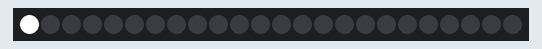
Bench run of a sketch on a simulated ESP32. Shown: 24 RGB LEDs in strip order, left to right. What the sketch prints to the serial monitor is not drawn.

Above: at 3.1 s.
At 12.5 s:
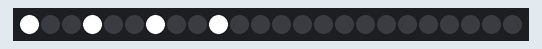
At 14.3 s:
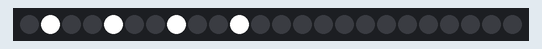
At 16.1 s:
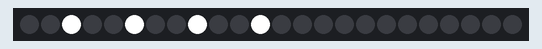
At 23.9 s:
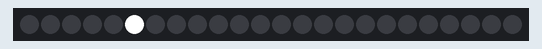
At 30.9 s:
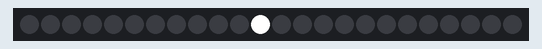

Measured:
- what the display in image 1 shows lasts 1.5 s, from 12.5 s to 14.0 s
- what the display in image 4 shows lasts 1.0 s, from 23.9 s to 24.9 s

The sketch:

TLC5947_LED_Test.ino
```cpp
/*
 * TLC5947 LED Driver - Simple Test Code
 *
 * Tests all 12 traffic light LEDs (4 lanes × 3 colors)
 * Cycles through each channel with full brightness
 *
 * Hardware:
 * - ESP32 DevKit
 * - TLC5947 24-channel PWM driver
 * - 12 LEDs (Red, Yellow, Green for 4 lanes)
 *
 * Wiring:
 * ESP32 GPIO 13 (MOSI) → TLC5947 DIN
 * ESP32 GPIO 14 (SCK)  → TLC5947 CLK
 * ESP32 GPIO 15       → TLC5947 LAT
 * ESP32 5V            → TLC5947 VCC
 * ESP32 GND           → TLC5947 GND
 */

#include <Adafruit_TLC5947.h>

// TLC5947 Configuration
#define TLC_NUM_BOARDS 1    // Using 1 chip (24 channels)
#define TLC_DATA_PIN 13     // DIN (MOSI)
#define TLC_CLOCK_PIN 14    // CLK (SCK)
#define TLC_LATCH_PIN 15    // LAT

// Create TLC5947 object
Adafruit_TLC5947 tlc = Adafruit_TLC5947(TLC_NUM_BOARDS, TLC_CLOCK_PIN, TLC_DATA_PIN, TLC_LATCH_PIN);

// LED Brightness (0-4095 for 12-bit PWM)
#define BRIGHTNESS_FULL 4095
#define BRIGHTNESS_DIM  1024
#define BRIGHTNESS_OFF  0

// Channel mapping for 4 lanes
// Lane ONE: Channels 0, 1, 2 (Red, Yellow, Green)
// Lane TWO: Channels 3, 4, 5 (Red, Yellow, Green)
// Lane THREE: Channels 6, 7, 8 (Red, Yellow, Green)
// Lane FOUR: Channels 9, 10, 11 (Red, Yellow, Green)

void setup() {
  Serial.begin(115200);
  delay(1000);

  Serial.println("\n╔════════════════════════════════════════════╗");
  Serial.println("║  TLC5947 LED Driver Test                  ║");
  Serial.println("║  Testing 12 Traffic Light Channels        ║");
  Serial.println("╚════════════════════════════════════════════╝\n");

  // Initialize TLC5947
  Serial.println("🔧 Initializing TLC5947...");
  tlc.begin();

  // Turn off all LEDs initially
  for (int i = 0; i < 24; i++) {
    tlc.setPWM(i, BRIGHTNESS_OFF);
  }
  tlc.write();

  Serial.println("✅ TLC5947 initialized successfully!");
  Serial.println("\n📍 Channel Mapping:");
  Serial.println("   Lane ONE:   Ch0=Red, Ch1=Yellow, Ch2=Green");
  Serial.println("   Lane TWO:   Ch3=Red, Ch4=Yellow, Ch5=Green");
  Serial.println("   Lane THREE: Ch6=Red, Ch7=Yellow, Ch8=Green");
  Serial.println("   Lane FOUR:  Ch9=Red, Ch10=Yellow, Ch11=Green");
  Serial.println("\n🔄 Starting sequential test...\n");

  delay(2000);
}

void loop() {
  // Test Mode 1: Sequential channel test (one at a time)
  sequentialTest();

  delay(1000);

  // Test Mode 2: All reds, then all yellows, then all greens
  colorGroupTest();

  delay(1000);

  // Test Mode 3: Traffic light sequence per lane
  trafficSequenceTest();

  delay(1000);

  // Test Mode 4: Brightness fade test
  brightnessTest();

  delay(2000);
}

// Test each channel one by one
void sequentialTest() {
  Serial.println("═══ Test 1: Sequential Channel Test ═══");

  for (int channel = 0; channel < 12; channel++) {
    // Turn on current channel
    tlc.setPWM(channel, BRIGHTNESS_FULL);
    tlc.write();

    // Print which LED is on
    int lane = channel / 3;
    int color = channel % 3;

    Serial.print("Channel ");
    Serial.print(channel);
    Serial.print(": Lane ");

    switch(lane) {
      case 0: Serial.print("ONE   "); break;
      case 1: Serial.print("TWO   "); break;
      case 2: Serial.print("THREE "); break;
      case 3: Serial.print("FOUR  "); break;
    }

    switch(color) {
      case 0: Serial.println("RED    ✓"); break;
      case 1: Serial.println("YELLOW ✓"); break;
      case 2: Serial.println("GREEN  ✓"); break;
    }

    delay(500);

    // Turn off current channel
    tlc.setPWM(channel, BRIGHTNESS_OFF);
    tlc.write();
    delay(200);
  }

  Serial.println();
}

// Test all LEDs of same color together
void colorGroupTest() {
  Serial.println("═══ Test 2: Color Group Test ═══");

  // All REDS
  Serial.println("All RED LEDs ON (Channels 0, 3, 6, 9)");
  tlc.setPWM(0, BRIGHTNESS_FULL);   // Lane ONE Red
  tlc.setPWM(3, BRIGHTNESS_FULL);   // Lane TWO Red
  tlc.setPWM(6, BRIGHTNESS_FULL);   // Lane THREE Red
  tlc.setPWM(9, BRIGHTNESS_FULL);   // Lane FOUR Red
  tlc.write();
  delay(1500);

  // Turn off reds
  tlc.setPWM(0, BRIGHTNESS_OFF);
  tlc.setPWM(3, BRIGHTNESS_OFF);
  tlc.setPWM(6, BRIGHTNESS_OFF);
  tlc.setPWM(9, BRIGHTNESS_OFF);
  tlc.write();
  delay(300);

  // All YELLOWS
  Serial.println("All YELLOW LEDs ON (Channels 1, 4, 7, 10)");
  tlc.setPWM(1, BRIGHTNESS_FULL);   // Lane ONE Yellow
  tlc.setPWM(4, BRIGHTNESS_FULL);   // Lane TWO Yellow
  tlc.setPWM(7, BRIGHTNESS_FULL);   // Lane THREE Yellow
  tlc.setPWM(10, BRIGHTNESS_FULL);  // Lane FOUR Yellow
  tlc.write();
  delay(1500);

  // Turn off yellows
  tlc.setPWM(1, BRIGHTNESS_OFF);
  tlc.setPWM(4, BRIGHTNESS_OFF);
  tlc.setPWM(7, BRIGHTNESS_OFF);
  tlc.setPWM(10, BRIGHTNESS_OFF);
  tlc.write();
  delay(300);

  // All GREENS
  Serial.println("All GREEN LEDs ON (Channels 2, 5, 8, 11)");
  tlc.setPWM(2, BRIGHTNESS_FULL);   // Lane ONE Green
  tlc.setPWM(5, BRIGHTNESS_FULL);   // Lane TWO Green
  tlc.setPWM(8, BRIGHTNESS_FULL);   // Lane THREE Green
  tlc.setPWM(11, BRIGHTNESS_FULL);  // Lane FOUR Green
  tlc.write();
  delay(1500);

  // Turn off greens
  tlc.setPWM(2, BRIGHTNESS_OFF);
  tlc.setPWM(5, BRIGHTNESS_OFF);
  tlc.setPWM(8, BRIGHTNESS_OFF);
  tlc.setPWM(11, BRIGHTNESS_OFF);
  tlc.write();
  delay(300);

  Serial.println();
}

// Simulate traffic light sequence for each lane
void trafficSequenceTest() {
  Serial.println("═══ Test 3: Traffic Light Sequence ═══");

  for (int lane = 0; lane < 4; lane++) {
    int redChannel = lane * 3;
    int yellowChannel = lane * 3 + 1;
    int greenChannel = lane * 3 + 2;

    Serial.print("Lane ");
    switch(lane) {
      case 0: Serial.print("ONE   "); break;
      case 1: Serial.print("TWO   "); break;
      case 2: Serial.print("THREE "); break;
      case 3: Serial.print("FOUR  "); break;
    }
    Serial.println(": RED → YELLOW → GREEN → YELLOW → RED");

    // RED
    tlc.setPWM(redChannel, BRIGHTNESS_FULL);
    tlc.write();
    delay(1000);

    // YELLOW (transition)
    tlc.setPWM(redChannel, BRIGHTNESS_OFF);
    tlc.setPWM(yellowChannel, BRIGHTNESS_FULL);
    tlc.write();
    delay(500);

    // GREEN
    tlc.setPWM(yellowChannel, BRIGHTNESS_OFF);
    tlc.setPWM(greenChannel, BRIGHTNESS_FULL);
    tlc.write();
    delay(1000);

    // YELLOW (transition back)
    tlc.setPWM(greenChannel, BRIGHTNESS_OFF);
    tlc.setPWM(yellowChannel, BRIGHTNESS_FULL);
    tlc.write();
    delay(500);

    // Back to RED
    tlc.setPWM(yellowChannel, BRIGHTNESS_OFF);
    tlc.setPWM(redChannel, BRIGHTNESS_FULL);
    tlc.write();
    delay(300);

    // Turn off
    tlc.setPWM(redChannel, BRIGHTNESS_OFF);
    tlc.write();
    delay(200);
  }

  Serial.println();
}

// Test PWM brightness levels
void brightnessTest() {
  Serial.println("═══ Test 4: PWM Brightness Test ═══");
  Serial.println("Fading Lane ONE Red LED (Channel 0)");

  // Fade UP
  Serial.print("Fade UP: ");
  for (int brightness = 0; brightness <= 4095; brightness += 256) {
    tlc.setPWM(0, brightness);
    tlc.write();
    Serial.print("█");
    delay(50);
  }
  Serial.println(" ✓");

  delay(500);

  // Fade DOWN
  Serial.print("Fade DOWN: ");
  for (int brightness = 4095; brightness >= 0; brightness -= 256) {
    tlc.setPWM(0, brightness);
    tlc.write();
    Serial.print("█");
    delay(50);
  }
  Serial.println(" ✓");

  Serial.println("PWM test complete!\n");
}
```
